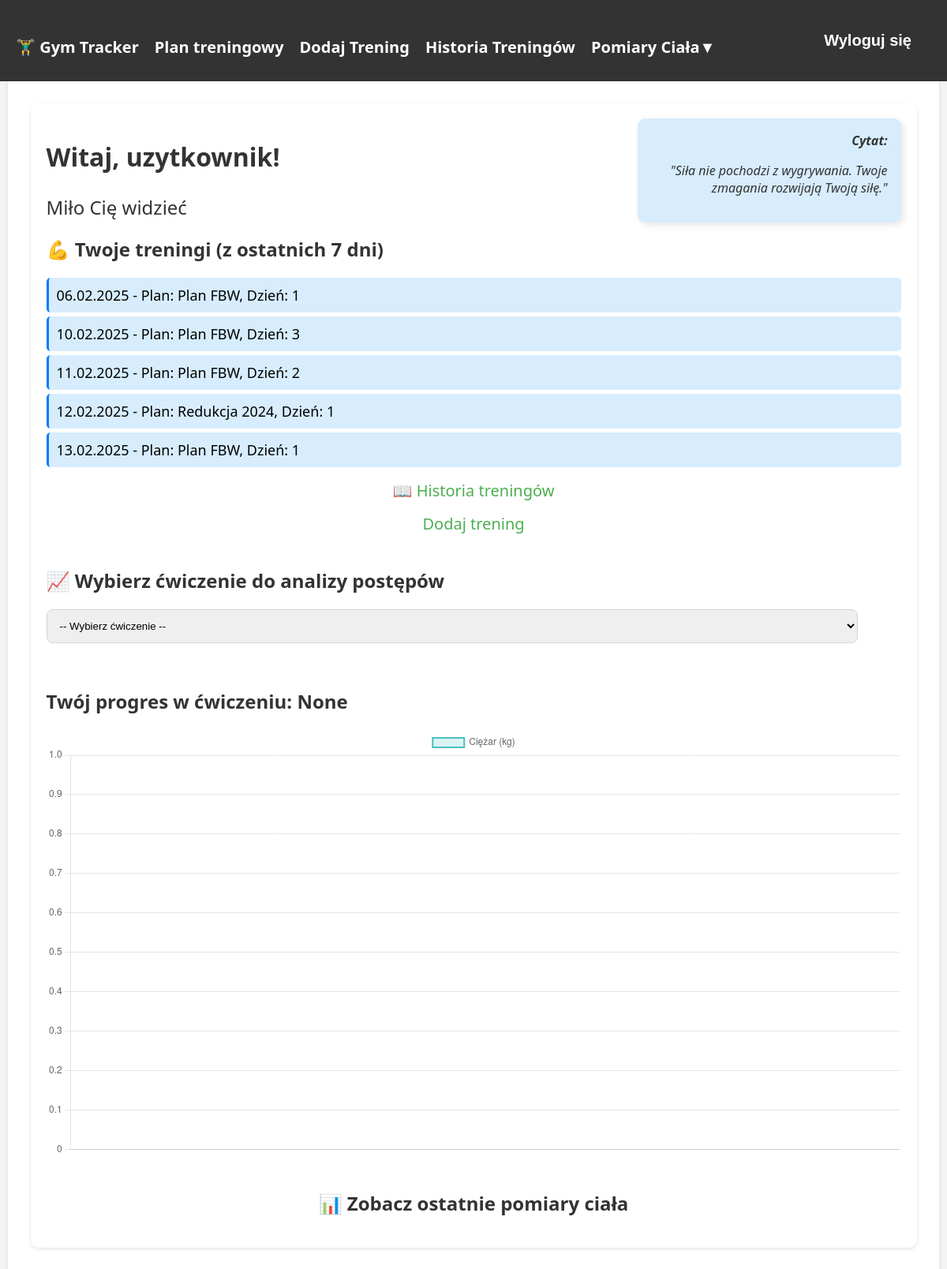
Screenshot of / (signed in) with the database file from the repository.
### tracker/models.py (models this page shows, shortened)
class Workout(models.Model):
    user = models.ForeignKey(User, on_delete=models.CASCADE)
    plan = models.ForeignKey('TrainingPlan', on_delete=models.CASCADE, null=True, blank=True)
    training_day = models.ForeignKey('TrainingDay', on_delete=models.CASCADE, null=True, blank=True)
    date = models.DateField(null=True, blank=True, default=datetime.now)

class TrainingDay(models.Model):
    plan = models.ForeignKey("TrainingPlan", on_delete=models.CASCADE, related_name="training_days")
    day_number = models.IntegerField()

class TrainingPlan(models.Model):
    PLAN_TYPE_CHOICES = [
        ('masa', 'Plan na masę'),
        ('redukcja', 'Plan na redukcję'),
        ('utrzymanie', 'Plan na utrzymanie'),
    ]
    user = models.ForeignKey(User, on_delete=models.CASCADE)
    name = models.CharField(max_length=100)
    plan_type = models.CharField(max_length=20, choices=PLAN_TYPE_CHOICES)
    days_per_week = models.IntegerField(
        validators=[MinValueValidator(1), MaxValueValidator(7)],
        verbose_name='Dni treningowe w tygodniu'
    )

### tracker/views.py (the view, shortened to what this page needs)
# urls.py: path('', dashboard, name='dashboard'),
@login_required
def dashboard(request):
    username = request.user.username
    random_quote = random.choice(MOTIVATION_QUOTES)
    recent_workouts = Workout.objects.filter(
        user=request.user,
        date__gte=now() - timedelta(days=7),
        date__lte=now().date()
    ).order_by('date')
    user_exercises = WorkoutExercise.objects.filter(workout__user=request.user).values_list('name', flat=True).distinct()
    selected_exercise = request.GET.get("exercise")
    chart_labels = []
    chart_data = []
    return render(request, "tracker/dashboard.html", {
        "username": username,
        "quote": random_quote,
        "recent_workouts": recent_workouts,
        "user_exercises": user_exercises,
        "selected_exercise": selected_exercise,
        "chart_labels": json.dumps(chart_labels),
        "chart_data": json.dumps(chart_data),
    })

### tracker/templates/tracker/dashboard.html (shortened to what this page needs)
{% extends "tracker/base.html" %}
{% block content %}
<div class="container position-relative">
    <div class="quote-box">
        <strong >Cytat:</strong>
        <p class="mb-0">"{{ quote }}"</p>
    </div>
    <h2 style="font-size: 2rem; font-weight: bold;">Witaj, {{ username }}!</h2>
    <h2 style="font-weight: normal;">Miło Cię widzieć</h2>
    <div class="row">
        <div class="col-md-10">
            <div class="card">
                <div class="card-body">
                    <h2 class="card-title">💪 Twoje treningi (z ostatnich 7 dni)</h2>
                    {% if recent_workouts %}
                        <ul class="list-group">
                            {% for workout in recent_workouts %}
                                <li class="list-group-item d-flex justify-content-between align-items-center">
                                    <span style="font-size: 18px;">
                                        {{ workout.date|date:"d.m.Y" }} - Plan: {{ workout.training_day.plan.name }}, Dzień: {{ workout.training_day.day_number }}
                                    </span>
                                </li>
                            {% endfor %}
                        </ul>
                    {% else %}
                        <p>Nie masz zapisanych treningów z ostatnich 7 dni.</p>
                    {% endif %}
                    <a href="{% url 'workout_history' %}" class="btn btn-secondary" >📖 Historia treningów</a>
                    <a href="{% url 'add_workout' %}" class="btn btn-secondary">Dodaj trening</a>
                </div>
            </div>
        </div>
    </div>
    <br>
    <h2>📈 Wybierz ćwiczenie do analizy postępów</h2>
    <form method="get">
        <select name="exercise" class="form-control" onchange="this.form.submit()">
            <option value="">-- Wybierz ćwiczenie --</option>
        </select>
    </form>
    <br>
    {% if chart_data %}
        <h2 class="mt-4">Twój progres w ćwiczeniu: {{ selected_exercise }}</h2>
        <div>
            <canvas id="progressChart"></canvas>
        </div>
    {% endif %}
    <br>
    <div class="row">
        <div class="col-md-4">
            <div class="card">
                <div class="card-body">
                    <a href="{% url 'progress' %}" class="text-decoration-none text-dark">
                        <h2 class="card-title">📊 Zobacz ostatnie pomiary ciała</h2>
                    </a>
                </div>
            </div>
        </div>
    </div>
</div>
{% if chart_data %}
<script>
    var ctx = document.getElementById('progressChart').getContext('2d');
    var progressChart = new Chart(ctx, {
        type: 'line',
        data: {
            labels: {{ chart_labels|safe }},
            datasets: [{
                label: 'Ciężar (kg)',
                data: {{ chart_data|safe }},
                borderColor: 'rgba(75, 192, 192, 1)',
                backgroundColor: 'rgba(75, 192, 192, 0.2)',
                borderWidth: 2,
                fill: true
            }]
        },
        options: {
            responsive: true,
            scales: {
                y: {
                    beginAtZero: true
                }
            }
        }
    });
</script>
    <script>
    document.addEventListener("DOMContentLoaded", function() {
        if (window.location.search.includes("exercise=")) {
            document.getElementById("progressChart")?.scrollIntoView({ behavior: "smooth" });
        }
    });
</script>
{% endif %}
{% endblock %}

### rows the page displays
Workout: date "06.02.2025", training_day.plan.name "Plan FBW", training_day.day_number "1"
Workout: date "10.02.2025", training_day.plan.name "Plan FBW", training_day.day_number "3"
Workout: date "11.02.2025", training_day.plan.name "Plan FBW", training_day.day_number "2"
Workout: date "12.02.2025", training_day.plan.name "Redukcja 2024", training_day.day_number "1"
Workout: date "13.02.2025", training_day.plan.name "Plan FBW", training_day.day_number "1"

### other values shown
{{ username }} "uzytkownik"
{{ selected_exercise }} "None"
